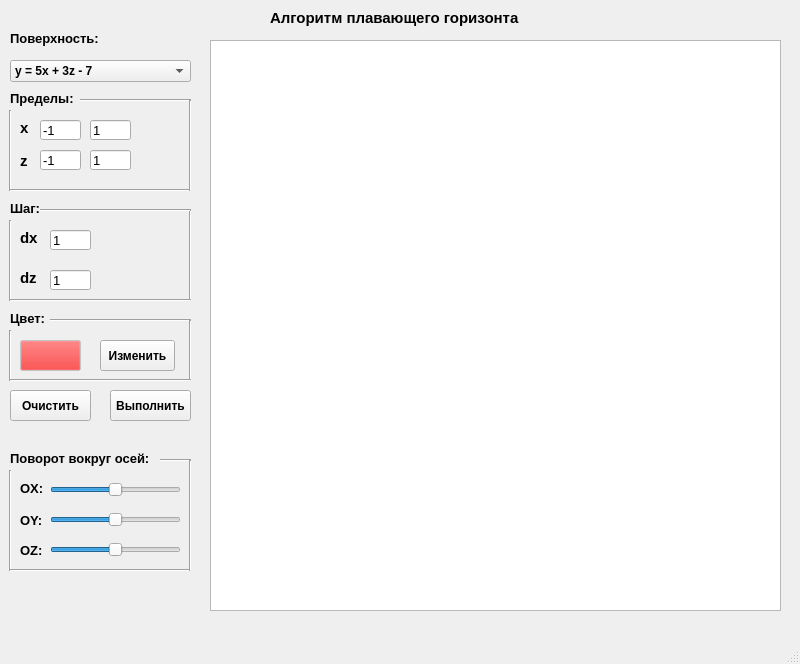
<?xml version="1.0" encoding="UTF-8"?>
<ui version="4.0">
 <class>MainWindow</class>
 <widget class="QMainWindow" name="MainWindow">
  <property name="geometry">
   <rect>
    <x>0</x>
    <y>0</y>
    <width>800</width>
    <height>664</height>
   </rect>
  </property>
  <property name="windowTitle">
   <string>MainWindow</string>
  </property>
  <widget class="QWidget" name="centralwidget">
   <widget class="QLabel" name="label">
    <property name="geometry">
     <rect>
      <x>270</x>
      <y>10</y>
      <width>281</width>
      <height>16</height>
     </rect>
    </property>
    <property name="font">
     <font>
      <pointsize>11</pointsize>
      <weight>75</weight>
      <bold>true</bold>
     </font>
    </property>
    <property name="text">
     <string>Алгоритм плавающего горизонта</string>
    </property>
   </widget>
   <widget class="QComboBox" name="Funcs">
    <property name="geometry">
     <rect>
      <x>10</x>
      <y>60</y>
      <width>181</width>
      <height>22</height>
     </rect>
    </property>
    <property name="font">
     <font>
      <weight>75</weight>
      <bold>true</bold>
     </font>
    </property>
    <item>
     <property name="text">
      <string>y = 5x + 3z - 7</string>
     </property>
    </item>
    <item>
     <property name="text">
      <string>y = x^2 + z^2</string>
     </property>
    </item>
    <item>
     <property name="text">
      <string>y = x^2 - 2z^2</string>
     </property>
    </item>
    <item>
     <property name="text">
      <string>y = sin(x * z)</string>
     </property>
    </item>
    <item>
     <property name="text">
      <string>y = x^2 * z</string>
     </property>
    </item>
    <item>
     <property name="text">
      <string>y = (x * z)^2</string>
     </property>
    </item>
   </widget>
   <widget class="QLabel" name="label_2">
    <property name="geometry">
     <rect>
      <x>10</x>
      <y>30</y>
      <width>101</width>
      <height>16</height>
     </rect>
    </property>
    <property name="font">
     <font>
      <pointsize>10</pointsize>
      <weight>75</weight>
      <bold>true</bold>
     </font>
    </property>
    <property name="text">
     <string>Поверхность:</string>
    </property>
   </widget>
   <widget class="QLabel" name="label_3">
    <property name="geometry">
     <rect>
      <x>10</x>
      <y>90</y>
      <width>71</width>
      <height>16</height>
     </rect>
    </property>
    <property name="font">
     <font>
      <pointsize>10</pointsize>
      <weight>75</weight>
      <bold>true</bold>
     </font>
    </property>
    <property name="text">
     <string>Пределы:</string>
    </property>
   </widget>
   <widget class="Line" name="line">
    <property name="geometry">
     <rect>
      <x>80</x>
      <y>90</y>
      <width>111</width>
      <height>20</height>
     </rect>
    </property>
    <property name="orientation">
     <enum>Qt::Horizontal</enum>
    </property>
   </widget>
   <widget class="Line" name="line_2">
    <property name="geometry">
     <rect>
      <x>0</x>
      <y>110</y>
      <width>20</width>
      <height>81</height>
     </rect>
    </property>
    <property name="orientation">
     <enum>Qt::Vertical</enum>
    </property>
   </widget>
   <widget class="QLabel" name="label_4">
    <property name="geometry">
     <rect>
      <x>20</x>
      <y>120</y>
      <width>21</width>
      <height>16</height>
     </rect>
    </property>
    <property name="font">
     <font>
      <pointsize>11</pointsize>
      <weight>75</weight>
      <bold>true</bold>
     </font>
    </property>
    <property name="text">
     <string>х</string>
    </property>
   </widget>
   <widget class="QLineEdit" name="XStart">
    <property name="geometry">
     <rect>
      <x>40</x>
      <y>120</y>
      <width>41</width>
      <height>20</height>
     </rect>
    </property>
    <property name="font">
     <font>
      <pointsize>10</pointsize>
     </font>
    </property>
    <property name="text">
     <string>-1</string>
    </property>
   </widget>
   <widget class="QLineEdit" name="XEnd">
    <property name="geometry">
     <rect>
      <x>90</x>
      <y>120</y>
      <width>41</width>
      <height>20</height>
     </rect>
    </property>
    <property name="font">
     <font>
      <pointsize>10</pointsize>
     </font>
    </property>
    <property name="text">
     <string>1</string>
    </property>
   </widget>
   <widget class="QLineEdit" name="ZStart">
    <property name="geometry">
     <rect>
      <x>40</x>
      <y>150</y>
      <width>41</width>
      <height>20</height>
     </rect>
    </property>
    <property name="font">
     <font>
      <pointsize>10</pointsize>
     </font>
    </property>
    <property name="text">
     <string>-1</string>
    </property>
   </widget>
   <widget class="QLineEdit" name="ZEnd">
    <property name="geometry">
     <rect>
      <x>90</x>
      <y>150</y>
      <width>41</width>
      <height>20</height>
     </rect>
    </property>
    <property name="font">
     <font>
      <pointsize>10</pointsize>
     </font>
    </property>
    <property name="text">
     <string>1</string>
    </property>
   </widget>
   <widget class="QLabel" name="label_6">
    <property name="geometry">
     <rect>
      <x>20</x>
      <y>150</y>
      <width>21</width>
      <height>21</height>
     </rect>
    </property>
    <property name="font">
     <font>
      <pointsize>11</pointsize>
      <weight>75</weight>
      <bold>true</bold>
     </font>
    </property>
    <property name="text">
     <string>z</string>
    </property>
   </widget>
   <widget class="Line" name="line_3">
    <property name="geometry">
     <rect>
      <x>10</x>
      <y>180</y>
      <width>181</width>
      <height>20</height>
     </rect>
    </property>
    <property name="orientation">
     <enum>Qt::Horizontal</enum>
    </property>
   </widget>
   <widget class="QLabel" name="label_7">
    <property name="geometry">
     <rect>
      <x>10</x>
      <y>200</y>
      <width>31</width>
      <height>16</height>
     </rect>
    </property>
    <property name="font">
     <font>
      <pointsize>10</pointsize>
      <weight>75</weight>
      <bold>true</bold>
     </font>
    </property>
    <property name="text">
     <string>Шаг:</string>
    </property>
   </widget>
   <widget class="QLabel" name="label_8">
    <property name="geometry">
     <rect>
      <x>20</x>
      <y>230</y>
      <width>21</width>
      <height>16</height>
     </rect>
    </property>
    <property name="font">
     <font>
      <pointsize>11</pointsize>
      <weight>75</weight>
      <bold>true</bold>
     </font>
    </property>
    <property name="text">
     <string>dх</string>
    </property>
   </widget>
   <widget class="QLabel" name="label_9">
    <property name="geometry">
     <rect>
      <x>20</x>
      <y>270</y>
      <width>21</width>
      <height>16</height>
     </rect>
    </property>
    <property name="font">
     <font>
      <pointsize>11</pointsize>
      <weight>75</weight>
      <bold>true</bold>
     </font>
    </property>
    <property name="text">
     <string>dz</string>
    </property>
   </widget>
   <widget class="QLineEdit" name="DX">
    <property name="geometry">
     <rect>
      <x>50</x>
      <y>230</y>
      <width>41</width>
      <height>20</height>
     </rect>
    </property>
    <property name="font">
     <font>
      <pointsize>10</pointsize>
     </font>
    </property>
    <property name="text">
     <string>1</string>
    </property>
   </widget>
   <widget class="QLineEdit" name="DZ">
    <property name="geometry">
     <rect>
      <x>50</x>
      <y>270</y>
      <width>41</width>
      <height>20</height>
     </rect>
    </property>
    <property name="font">
     <font>
      <pointsize>10</pointsize>
     </font>
    </property>
    <property name="text">
     <string>1</string>
    </property>
   </widget>
   <widget class="Line" name="line_4">
    <property name="geometry">
     <rect>
      <x>180</x>
      <y>100</y>
      <width>20</width>
      <height>91</height>
     </rect>
    </property>
    <property name="orientation">
     <enum>Qt::Vertical</enum>
    </property>
   </widget>
   <widget class="Line" name="line_5">
    <property name="geometry">
     <rect>
      <x>180</x>
      <y>210</y>
      <width>20</width>
      <height>91</height>
     </rect>
    </property>
    <property name="orientation">
     <enum>Qt::Vertical</enum>
    </property>
   </widget>
   <widget class="Line" name="line_6">
    <property name="geometry">
     <rect>
      <x>0</x>
      <y>220</y>
      <width>20</width>
      <height>81</height>
     </rect>
    </property>
    <property name="orientation">
     <enum>Qt::Vertical</enum>
    </property>
   </widget>
   <widget class="Line" name="line_7">
    <property name="geometry">
     <rect>
      <x>40</x>
      <y>200</y>
      <width>151</width>
      <height>20</height>
     </rect>
    </property>
    <property name="orientation">
     <enum>Qt::Horizontal</enum>
    </property>
   </widget>
   <widget class="Line" name="line_8">
    <property name="geometry">
     <rect>
      <x>10</x>
      <y>290</y>
      <width>181</width>
      <height>20</height>
     </rect>
    </property>
    <property name="orientation">
     <enum>Qt::Horizontal</enum>
    </property>
   </widget>
   <widget class="QLabel" name="label_10">
    <property name="geometry">
     <rect>
      <x>10</x>
      <y>450</y>
      <width>151</width>
      <height>16</height>
     </rect>
    </property>
    <property name="font">
     <font>
      <pointsize>10</pointsize>
      <weight>75</weight>
      <bold>true</bold>
     </font>
    </property>
    <property name="text">
     <string>Поворот вокруг осей:</string>
    </property>
   </widget>
   <widget class="Line" name="line_9">
    <property name="geometry">
     <rect>
      <x>160</x>
      <y>450</y>
      <width>31</width>
      <height>20</height>
     </rect>
    </property>
    <property name="orientation">
     <enum>Qt::Horizontal</enum>
    </property>
   </widget>
   <widget class="Line" name="line_10">
    <property name="geometry">
     <rect>
      <x>0</x>
      <y>470</y>
      <width>20</width>
      <height>101</height>
     </rect>
    </property>
    <property name="orientation">
     <enum>Qt::Vertical</enum>
    </property>
   </widget>
   <widget class="QLabel" name="label_11">
    <property name="geometry">
     <rect>
      <x>20</x>
      <y>480</y>
      <width>41</width>
      <height>16</height>
     </rect>
    </property>
    <property name="font">
     <font>
      <pointsize>10</pointsize>
      <weight>75</weight>
      <bold>true</bold>
     </font>
    </property>
    <property name="text">
     <string>OX:</string>
    </property>
   </widget>
   <widget class="Line" name="line_11">
    <property name="geometry">
     <rect>
      <x>10</x>
      <y>560</y>
      <width>181</width>
      <height>20</height>
     </rect>
    </property>
    <property name="orientation">
     <enum>Qt::Horizontal</enum>
    </property>
   </widget>
   <widget class="Line" name="line_12">
    <property name="geometry">
     <rect>
      <x>180</x>
      <y>460</y>
      <width>20</width>
      <height>111</height>
     </rect>
    </property>
    <property name="orientation">
     <enum>Qt::Vertical</enum>
    </property>
   </widget>
   <widget class="QPushButton" name="Color">
    <property name="enabled">
     <bool>false</bool>
    </property>
    <property name="geometry">
     <rect>
      <x>20</x>
      <y>340</y>
      <width>61</width>
      <height>31</height>
     </rect>
    </property>
    <property name="palette">
     <palette>
      <active>
       <colorrole role="Button">
        <brush brushstyle="SolidPattern">
         <color alpha="255">
          <red>240</red>
          <green>14</green>
          <blue>14</blue>
         </color>
        </brush>
       </colorrole>
      </active>
      <inactive>
       <colorrole role="Button">
        <brush brushstyle="SolidPattern">
         <color alpha="255">
          <red>240</red>
          <green>14</green>
          <blue>14</blue>
         </color>
        </brush>
       </colorrole>
      </inactive>
      <disabled>
       <colorrole role="Button">
        <brush brushstyle="SolidPattern">
         <color alpha="255">
          <red>240</red>
          <green>14</green>
          <blue>14</blue>
         </color>
        </brush>
       </colorrole>
      </disabled>
     </palette>
    </property>
    <property name="font">
     <font>
      <pointsize>8</pointsize>
     </font>
    </property>
    <property name="mouseTracking">
     <bool>false</bool>
    </property>
    <property name="text">
     <string/>
    </property>
    <property name="default">
     <bool>false</bool>
    </property>
    <property name="flat">
     <bool>false</bool>
    </property>
   </widget>
   <widget class="QLabel" name="label_13">
    <property name="geometry">
     <rect>
      <x>10</x>
      <y>310</y>
      <width>41</width>
      <height>16</height>
     </rect>
    </property>
    <property name="font">
     <font>
      <pointsize>10</pointsize>
      <weight>75</weight>
      <bold>true</bold>
     </font>
    </property>
    <property name="text">
     <string>Цвет:</string>
    </property>
   </widget>
   <widget class="Line" name="line_13">
    <property name="geometry">
     <rect>
      <x>50</x>
      <y>310</y>
      <width>141</width>
      <height>20</height>
     </rect>
    </property>
    <property name="orientation">
     <enum>Qt::Horizontal</enum>
    </property>
   </widget>
   <widget class="QPushButton" name="ChangeColor">
    <property name="geometry">
     <rect>
      <x>100</x>
      <y>340</y>
      <width>75</width>
      <height>31</height>
     </rect>
    </property>
    <property name="font">
     <font>
      <pointsize>9</pointsize>
      <weight>75</weight>
      <bold>true</bold>
     </font>
    </property>
    <property name="text">
     <string>Изменить</string>
    </property>
   </widget>
   <widget class="Line" name="line_14">
    <property name="geometry">
     <rect>
      <x>180</x>
      <y>320</y>
      <width>20</width>
      <height>61</height>
     </rect>
    </property>
    <property name="orientation">
     <enum>Qt::Vertical</enum>
    </property>
   </widget>
   <widget class="Line" name="line_15">
    <property name="geometry">
     <rect>
      <x>0</x>
      <y>330</y>
      <width>20</width>
      <height>51</height>
     </rect>
    </property>
    <property name="orientation">
     <enum>Qt::Vertical</enum>
    </property>
   </widget>
   <widget class="Line" name="line_16">
    <property name="geometry">
     <rect>
      <x>10</x>
      <y>370</y>
      <width>181</width>
      <height>20</height>
     </rect>
    </property>
    <property name="orientation">
     <enum>Qt::Horizontal</enum>
    </property>
   </widget>
   <widget class="QPushButton" name="DoTask">
    <property name="geometry">
     <rect>
      <x>110</x>
      <y>390</y>
      <width>81</width>
      <height>31</height>
     </rect>
    </property>
    <property name="font">
     <font>
      <pointsize>9</pointsize>
      <weight>75</weight>
      <bold>true</bold>
     </font>
    </property>
    <property name="text">
     <string>Выполнить</string>
    </property>
   </widget>
   <widget class="QGraphicsView" name="graphicsView">
    <property name="geometry">
     <rect>
      <x>210</x>
      <y>40</y>
      <width>571</width>
      <height>571</height>
     </rect>
    </property>
   </widget>
   <widget class="QPushButton" name="Clean">
    <property name="geometry">
     <rect>
      <x>10</x>
      <y>390</y>
      <width>81</width>
      <height>31</height>
     </rect>
    </property>
    <property name="font">
     <font>
      <pointsize>9</pointsize>
      <weight>75</weight>
      <bold>true</bold>
     </font>
    </property>
    <property name="text">
     <string>Очистить</string>
    </property>
   </widget>
   <widget class="QLabel" name="label_14">
    <property name="geometry">
     <rect>
      <x>20</x>
      <y>510</y>
      <width>41</width>
      <height>21</height>
     </rect>
    </property>
    <property name="font">
     <font>
      <pointsize>10</pointsize>
      <weight>75</weight>
      <bold>true</bold>
     </font>
    </property>
    <property name="text">
     <string>OY:</string>
    </property>
   </widget>
   <widget class="QLabel" name="label_16">
    <property name="geometry">
     <rect>
      <x>20</x>
      <y>540</y>
      <width>41</width>
      <height>21</height>
     </rect>
    </property>
    <property name="font">
     <font>
      <pointsize>10</pointsize>
      <weight>75</weight>
      <bold>true</bold>
     </font>
    </property>
    <property name="text">
     <string>OZ:</string>
    </property>
   </widget>
   <widget class="QSlider" name="angle_ox">
    <property name="geometry">
     <rect>
      <x>50</x>
      <y>480</y>
      <width>131</width>
      <height>19</height>
     </rect>
    </property>
    <property name="layoutDirection">
     <enum>Qt::LeftToRight</enum>
    </property>
    <property name="minimum">
     <number>-180</number>
    </property>
    <property name="maximum">
     <number>180</number>
    </property>
    <property name="orientation">
     <enum>Qt::Horizontal</enum>
    </property>
   </widget>
   <widget class="QSlider" name="angle_oy">
    <property name="geometry">
     <rect>
      <x>50</x>
      <y>510</y>
      <width>131</width>
      <height>19</height>
     </rect>
    </property>
    <property name="minimum">
     <number>-180</number>
    </property>
    <property name="maximum">
     <number>180</number>
    </property>
    <property name="orientation">
     <enum>Qt::Horizontal</enum>
    </property>
   </widget>
   <widget class="QSlider" name="angle_oz">
    <property name="geometry">
     <rect>
      <x>50</x>
      <y>540</y>
      <width>131</width>
      <height>19</height>
     </rect>
    </property>
    <property name="minimum">
     <number>-180</number>
    </property>
    <property name="maximum">
     <number>180</number>
    </property>
    <property name="orientation">
     <enum>Qt::Horizontal</enum>
    </property>
   </widget>
  </widget>
  <widget class="QMenuBar" name="menubar">
   <property name="geometry">
    <rect>
     <x>0</x>
     <y>0</y>
     <width>800</width>
     <height>21</height>
    </rect>
   </property>
  </widget>
  <widget class="QStatusBar" name="statusbar"/>
 </widget>
 <resources/>
 <connections/>
</ui>
